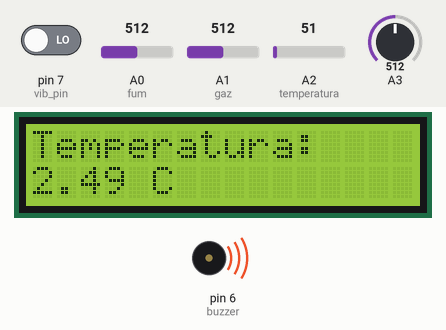
Simulated run of this sketch. Board: Arduino Uno, built with avr-gcc and run on an emulated ATmega328P. Shown: 16×2 character LCD, buzzer (waves = sounding). Inputs (shaded band) come from the test bench; at power-on: A2 (temperatura) = 51, pin 7 (vib_pin) LOW, A0 (fum) = 512, A1 (gaz) = 512, A3 = 512. What the sketch prints to the serial monitor is not drawn.

Above: at 1.2 s.
1.3 s: A2 (temperatura) set to 61
At 10.8 s:
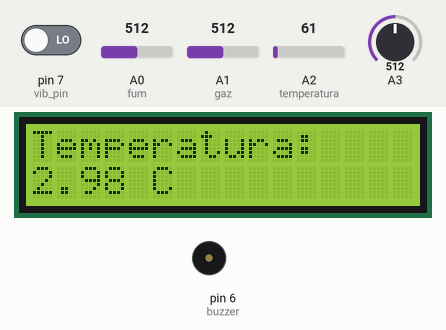
11.5 s: A2 (temperatura) set to 71
At 20.8 s:
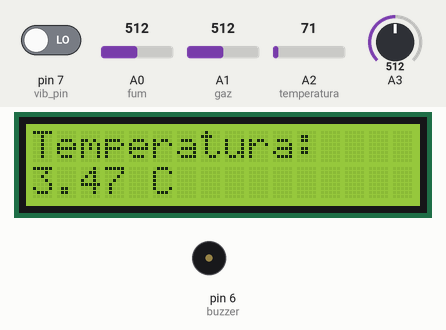
21.5 s: A2 (temperatura) set to 86
At 33.0 s:
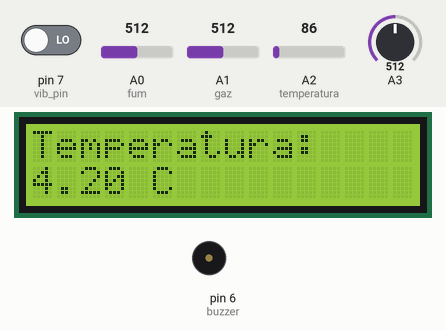
Timing chart, 0 to 37.5 s (numbered marks = the images above; inputs shaded):
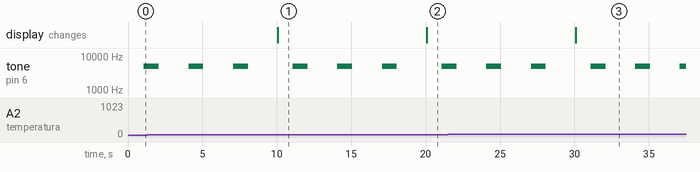

Measured:
- after the input at 1.3 s, the display: changes after 8.8 s (image 1)
- after the input at 11.5 s, the display: changes after 8.6 s (image 2)
- after the input at 21.5 s, the display: changes after 8.6 s (image 3)
- by itself, tone on pin 6 (buzzer): plays 5000 Hz for 1.0 s, 5000 Hz for 1.0 s, 5000 Hz for 1.0 s, 5000 Hz for 1.0 s, 5000 Hz for 0.41 s

The sketch:

senzori_robot.ino
```cpp
 #include<LiquidCrystal.h>

LiquidCrystal lcd(12,11,5,4,3,2);
const int temperatura =A2 ;
int val;
int vib_pin=7;
int v;
int fum = A0;
int gaz=A1;
int sensorThres = 300;
const int buzzer = 6;
void buzz(){

  tone(buzzer, 5000);
  delay(1000);
  noTone(buzzer);
  delay(1000);

}

void setup()
{
    lcd.begin(16,2);
  Serial.begin(9600);
  pinMode(A3, INPUT);
  pinMode(vib_pin,INPUT);
   pinMode(fum, INPUT);
   pinMode(gaz, INPUT);
     pinMode(temperatura,INPUT);

}
void loop()
{
//temperatura
int valoare = analogRead(temperatura);
  lcd.setCursor(0,1);
  float m = (valoare / 1024.0) * 5000;
  float celsius = m/ 100  ;
  lcd.clear();
  lcd.setCursor(0,0);
  lcd.print("Temperatura:");
   lcd.setCursor(0,2);
  lcd.print(celsius);
  lcd.print(" C");
  lcd.setCursor(0,1);
  delay(1000);
  //umiditate
   val = analogRead(A3);
   Serial.println(val);
  if(val>100)
  {
     Serial.println(val);
    buzz();

   }
   else
   noTone(buzzer);
 //vibratie
   int v;
  v=digitalRead(vib_pin);
  if(v==1)
  {
     Serial.println(v);
    delay(1000);
  buzz();
   }
   else
  {
   noTone(buzzer);
    delay(1000);
  }
   //fum
   int analogSensor = analogRead(fum);
  Serial.print("Pin A0: ");
  Serial.println(analogSensor);

  if (analogSensor > sensorThres)
   {
      Serial.println(analogSensor);
  buzz();
  }
   else
  noTone(buzzer);

  delay(1000);
  //gaz
  int senzor = analogRead(gaz);
  Serial.print("Pin A1: ");
  Serial.println(senzor);

  if (senzor > sensorThres)
  {
      Serial.println(senzor);
       buzz();
  }
  else
   noTone(buzzer);
  delay(1000);
  }
```
